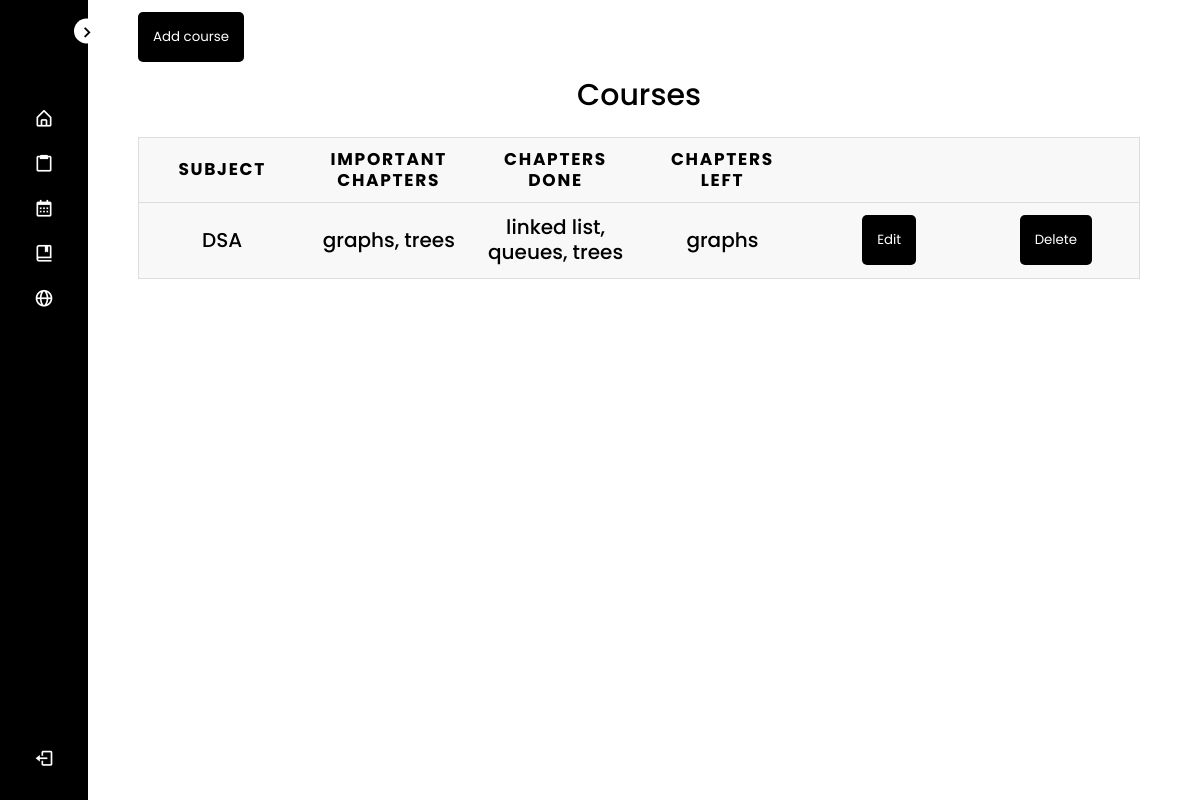
The app's page /courses/ (signed in) with its own data.
### backend/models.py (models this page shows, shortened)
class Course(models.Model):
    user = models.ForeignKey(User, on_delete=models.CASCADE, null=True)
    subject = models.CharField(max_length=100, null=True)
    important = models.CharField(max_length=500, null=True, blank=True)
    done = models.CharField(max_length=500, null=True, blank=True)
    left = models.CharField(max_length=500, null=True, blank=True)
    class Meta:
        ordering = ['subject']

### backend/views.py (the view)
# urls.py: path('courses/', views.courses, name = "Courses"),
@login_required(login_url='Log in')
def courses(request):
    course_list = Course.objects.filter(user=request.user)
    context = {
        'course_list': course_list
    }
    return render(request, 'courses.html', context)

### backend/templates/courses.html (shortened to what this page needs)
<!DOCTYPE html>
<html lang="en">
<head>
    {% load static %}
    <link rel="stylesheet" type="text/css" href="{% static 'css/table.css' %}">
</head>
<body>
    {% include 'components/navbar.html' %}
    <section class="home">
        <div class="text2">
            <div style="position:sticky;width: 100%;top: 0;background-color: #fff;">
                <button class="button">
                    <a href="{% url 'Add Course' %}">
                        Add course
                    </a>
                </button>
            </div>
            <table>
                <caption>Courses</caption>
                <thead>
                    <tr>
                        <th scope="col">Subject</th>
                        <th scope="col">Important Chapters</th>
                        <th scope="col">Chapters done</th>
                        <th scope="col">Chapters left</th>
                        <th scope="col"> </th>
                        <th scope="col"> </th>
                    </tr>
                </thead>
                <tbody>
                    {% for item in course_list %}
                    <tr>
                        <td data-label="Subject">{{ item.subject }}</td>
                        <td data-label="Important">{{ item.important|default_if_none:'' }}</td>
                        <td data-label="Done">{{ item.done|default_if_none:'' }}</td>
                        <td data-label="Left">{{ item.left|default_if_none:'' }}</td>
                        <td data-label="Edit">
                            <button class="button">
                                <a href="{% url 'Edit Course' item.id %}">
                                    Edit
                                </a>
                            </button>
                        </td>
                        <td data-label="Delete">
                            <button class="button">
                                <a href="{% url 'Delete Course' item.id %}">
                                    Delete
                                </a>
                            </button>
                        </td>
                    </tr>
                    {% endfor %}
                </tbody>
            </table>
        </div>
    </section>
</body>
</html>

### frontend/static/css/table.css (style rules this page uses)
a { text-decoration: none; color:#fff; }
.button { background-color: #000; padding: 15px 15px; color: #fff; border: 0; border-radius: 5px; cursor: pointer; transition: all 0.3s ease; }
table { border: 1px solid #ccc; border-collapse: collapse; margin: 0; padding: 0; width: 100%; table-layout: fixed; }
table caption { font-size: 1.5em; margin: .5em 0 .75em; }
table tr { background-color: #f8f8f8; border: 1px solid #ddd; padding: .35em; }
table th, table td { padding: .625em; text-align: center; }
table th { font-size: .85em; letter-spacing: .1em; text-transform: uppercase; }
body { line-height: 1.25; }

### frontend/static/css/navstyle.css (style rules this page uses)
* { margin: 0; padding: 0; box-sizing: border-box; font-family: 'Poppins', sans-serif; }
:root { --body-color: #FFF; --sidebar-color: #000; --primary-color: #FFF; --primary-color-light: #F6F5FF; --toggle-color: #DDD; --text-color: #FFF; --tran-03: all 0.2s ease; --tran-03: all 0.3s ease; --tran-04: all 0.3s ease; --tran-05: all 0.3s ease; }
body { min-height: 100vh; background-color: var(--body-color); transition: var(--tran-05); }
.home { position: absolute; top: 0; top: 0; left: 250px; height: 100vh; width: calc(100% - 250px); background-color: var(--body-color); transition: var(--tran-05); }
.home .text2 { font-size: 20px; font-weight: 500; color: var(--sidebar-color); padding: 12px 60px; }
.sidebar.close ~ .home { left: 78px; height: 100vh; width: calc(100% - 78px); }

### records on screen
Course: subject "DSA", important "graphs, trees", done "linked list, queues, trees", left "graphs"
